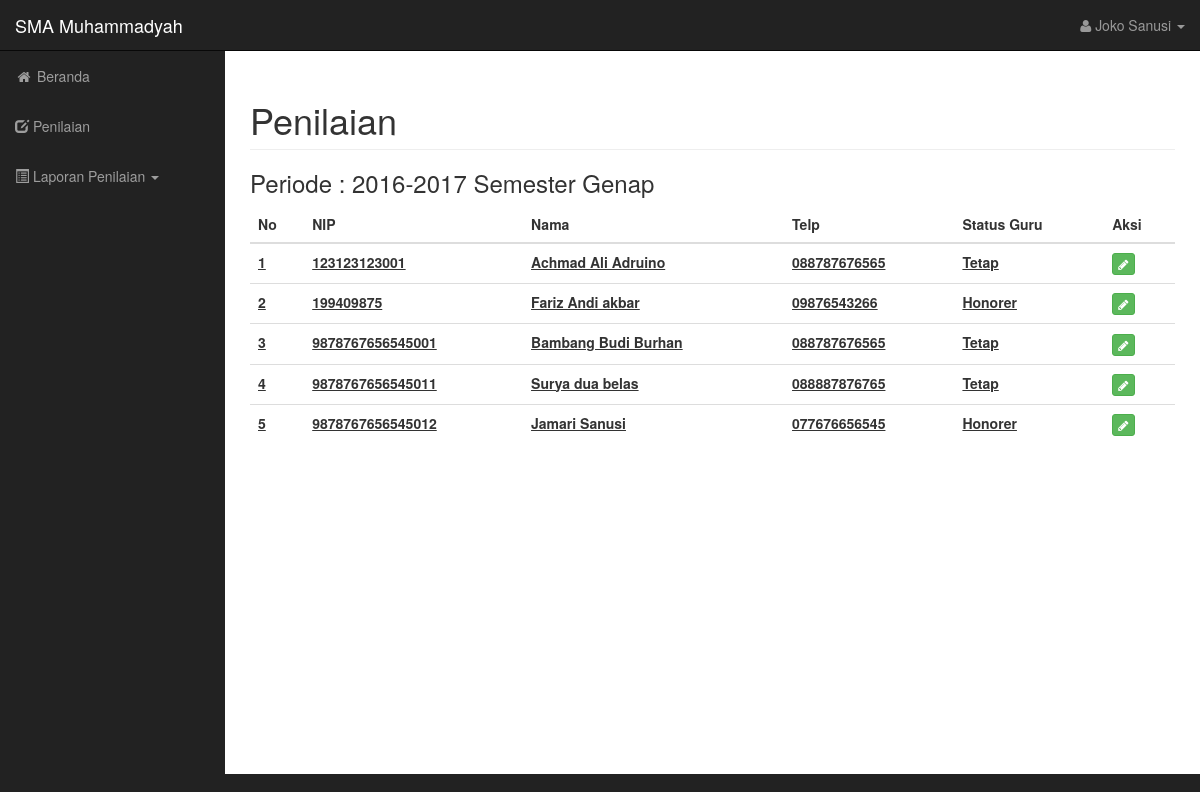
The page /index.php?p=penilaian (signed in) on the database its author committed.
### tables this page shows
CREATE TABLE IF NOT EXISTS `pengguna` (
  `username` varchar(50) NOT NULL,
  `password` varchar(50) DEFAULT NULL,
  `nama` varchar(100) DEFAULT NULL,
  `hak_akses` int(11) DEFAULT NULL COMMENT '1 : Kepala Sekolah; 2 : Wakil Kepala Sekolah; 3 : Tata Usaha',
  PRIMARY KEY (`username`)
);

CREATE TABLE IF NOT EXISTS `periode` (
  `id_periode` int(11) NOT NULL AUTO_INCREMENT,
  `nama_periode` varchar(50) DEFAULT NULL,
  `sts` int(11) DEFAULT '0',
  `batas_waktu` date DEFAULT '0000-00-00',
  PRIMARY KEY (`id_periode`)
);

CREATE TABLE IF NOT EXISTS `data_guru` (
  `nip` varchar(50) NOT NULL,
  `nama_guru` varchar(100) DEFAULT NULL,
  `alamat` text,
  `tgl_lahir` date DEFAULT NULL,
  `jenis_kelamin` char(1) DEFAULT NULL,
  `status_kawin` char(1) DEFAULT NULL,
  `no_telp` varchar(20) DEFAULT NULL,
  `status_guru` varchar(20) DEFAULT NULL,
  `pendidikan_terakhir` varchar(20) DEFAULT NULL,
  PRIMARY KEY (`nip`)
);

### config/koneksi.php (called while the page is built, shortened)
<?php
	function base_url($value='')
	{
		$root = "http://".$_SERVER['HTTP_HOST'];
        $root .= $_SERVER['REQUEST_URI'];
        $root .= $value;
        return  $root;
	}
	function get_user()
	{
		$v = $_SESSION[md5('admin')];
		$data = mysql_query("SELECT * FROM pengguna WHERE username = '$v' ");
		$row = mysql_fetch_array($data);
        return  $row['nama'];
	}
	function get_hak_akses()
	{
		$v = $_SESSION[md5('admin')];
		$data = mysql_query("SELECT * FROM pengguna WHERE username = '$v' ");
		$row = mysql_fetch_array($data);
        return  $row['hak_akses'];
	}
	function get_periode()
	{
		$q = mysql_query("SELECT * FROM periode WHERE sts = 1");
		$row = mysql_fetch_array($q);
		return $row['id_periode'];
	}
	function get_periode_txt()
	{
		$q = mysql_query("SELECT * FROM periode WHERE sts = 1");
		$row = mysql_fetch_array($q);
		return $row['nama_periode'];
	}
	function cek_diisi($nip="")
	{
		$ha = get_hak_akses();
		$idper = get_periode();
		if($ha<3){
			$sql = "SELECT * FROM penilaian a";
			$sql .= " JOIN detail_penilaian b ON a.id_penilaian = b.id_penilaian";
			$sql .= " JOIN pertanyaan c ON b.id_pertanyaan = c.id_pertanyaan";
			$sql .= " JOIN kategori_penilaian_kinerja d ON c.id_kategori = d.id_kategori";
			$sql .= " WHERE a.nip = '$nip' AND d.keterangan = $ha AND a.id_periode = $idper";
			$q = mysql_query($sql);
			if(mysql_num_rows($q)>0){
				$sql2 = "SELECT * FROM kategori_penilaian_kinerja WHERE keterangan = $ha";
				$q2 = mysql_query($sql2);
				$nk = mysql_num_rows($q2);
				$nn = 0;
				while($row=mysql_fetch_array($q2)){
					$idk = $row['id_kategori'];
					$sql3 = "SELECT * FROM penilaian a";
					$sql3 .= " JOIN detail_penilaian b ON a.id_penilaian = b.id_penilaian";
					$sql3 .= " JOIN pertanyaan c ON b.id_pertanyaan = c.id_pertanyaan";
					$sql3 .= " WHERE a.nip = '$nip' AND c.id_kategori = $idk AND a.id_periode = $idper";
					$q3 = mysql_query($sql3);
					if(mysql_num_rows($q3)>0){
						$nn++;
					}
				}
				if($nn>=$nk){
					return true;
				}
			}
			return false;
		}
	}
?>

### pages/penilaian.php (the view, shortened to what this page needs)
<div class="row">
    <div class="col-lg-12">
        <h1 class="page-header">
            Penilaian
        </h1>
        <h3>Periode : <?= get_periode_txt(); ?></h3>
        <div class="row">
            <div class="col-lg-12">
                <div class="table-responsive">
                    <?php if(isset($_GET['id'])):
                        $id = mysql_real_escape_string(htmlspecialchars($_GET['id']));
                        $data = mysql_query("SELECT * FROM data_guru WHERE nip = '$id' ");
                        while ($row = mysql_fetch_array($data)) {
                            $nama_guru      = $row['nama_guru'];
                        }
                    ?>
                    <div class="table-responsive">
                        <h3>Data Guru</h3>
                        <table class="table">
                            <tr><th width="20%">NIP</th><td>: <?= $id; ?></td></tr>
                            <tr><th>Nama</th><td>: <?= $nama_guru; ?></td></tr>
<!--
                            <tr><th>Alamat</th><td>: <?= $alamat; ?></td></tr>
                            <tr><th>Tanggal Lahir</th><td>: <?= date('d M Y', strtotime($tgl_lahir)); ?></td></tr>
                            <tr><th>Jenis Kelamin</th><td>: <?= $jenis_kelamin=='P'?'Pria':'Wanita'; ?></td></tr>
                            <tr><th>Status Kawin</th><td>: <?= $status_kawin=='K'?'Kawin':'Belum Kawin'; ?></td></tr>
                            <tr><th>No Telp</th><td>: <?= $no_telp; ?></td></tr>
                            <tr><th>Pendidikan Terakhir</th><td>: <?= $pendidikan_terakhir; ?></td></tr>
                            <tr><th>Status Guru</th><td>: <?= $status_guru; ?></td></tr>
                             -->
                        </table>
                    </div>
                    <?php if(get_hak_akses()==1 || get_hak_akses()==2){ ?>
                    <div class="table-responsive">
                        <h3>Peryataan</h3>
                        <table class="table table-hover">
                            <thead>
                                <tr>
                                    <th>Kategori</th>
                                    <th>Skor</th>
                                    <th>Aksi</th>
                                </tr>
                            </thead>
                            <tbody>
                            <?php
                                $ket = get_hak_akses();
                                $kat = mysql_query("SELECT * FROM kategori_penilaian_kinerja WHERE keterangan = $ket");
                                while($row = mysql_fetch_array($kat)):
                            ?>
                            <tr>
                                <td><?= $row['nama_kategori']; ?></td>
                                <td><?= get_skore($id, $row['id_kategori']); ?></td>
                                <td><a href="index.php?p=penilaian&kategori=<?= $row['id_kategori']; ?>&nip=<?= $id; ?>" class="btn btn-xs btn-primary"><i class="fa fa-pencil"></i></a></td>
                            </tr>
                            <?php endwhile; ?>
                            </tbody>
                        </table>
                    </div>
                    <?php } ?>
                    <?php if(get_hak_akses()==3){ ?>
                    <div class="table-responsive">
                        <h3>Absensi</h3>
                        <table class="table table-hover">
                            <tbody>
                                <tr>
                                    <th width="10%">Skor</th>
                                    <td>: <?= get_skore_absen($id); ?></td>
                                    <th><button type="button" class="btn btn-xs btn-primary" data-toggle="modal" data-target="#myModal"><i class="fa fa-pencil"></i></button></th>
                                </tr>
                            </tbody>
                        </table>
                    </div>
                    <?php } ?>
                    <?php else: ?>
                    <table class="table table-hover">
                        <thead>
                            <tr>
                                <th>No</th>
                                <th>NIP</th>
                                <th>Nama</th>
                                <th>Telp</th>
                                <th>Status Guru</th>
                                <th>Aksi</th>
                            </tr>
                        </thead>
                        <tbody>
                            <?php
                                $i=1;
                                $data = mysql_query("SELECT * FROM data_guru");
                                while ($row = mysql_fetch_array($data)) {
                            ?>
                            <tr class="<?= (cek_diisi($row['nip']))?'strong-tr':''; ?>">
                                <td><?= $i; ?></td>
                                <td><?= $row['nip']; ?></td>
                                <td><?= $row['nama_guru']; ?></td>
                                <td><?= $row['no_telp']; ?></td>
                                <td><?= $row['status_guru']; ?></td>
                                <td>
                                    <a href="<?= base_url("&id=$row[nip]"); ?>" class="btn btn-success btn-xs" title="Isi Penilaian" data-toggle="tooltip" data-placement="top"><span class="fa fa-pencil"></span></a>
                                </td>
                            </tr>
                            <?php $i++; } ?>
                        </tbody>
                    </table>
                    <?php endif; ?>
                    <div class="spacer"></div>
                </div>
            </div>
        </div>
    </div>
</div>

### index.php (shortened to what this page needs)
<?php require_once('config/koneksi.php');
?>
<!DOCTYPE html>
<html lang="en">
<head>
    <link rel="stylesheet" href="assets/css/bootstrap.min.css">
    <link href="assets/css/font-awesome.css" rel="stylesheet" type="text/css">
    <link href="assets/plugins/summernote/dist/summernote.css" rel="stylesheet" type="text/css">
    <link rel="stylesheet" href="assets/css/bootstrap-datepicker.min.css">
    <link rel="stylesheet" href="assets/css/bootstrap-datetimepicker.min.css">
    <link href="assets/plugins/morrisjs/morris.css" rel="stylesheet">
    <link rel="stylesheet" href="assets/css/sb-admin.css">
</head>
<body>
    <div id="wrapper">
        <nav class="navbar navbar-inverse navbar-fixed-top" role="navigation">
            <div class="navbar-header">
                <a class="navbar-brand" href="index.php">SMA Muhammadyah</a>
            </div>
            <ul class="nav navbar-right top-nav">
                <li class="dropdown">
                    <a href="#" class="dropdown-toggle" data-toggle="dropdown"><i class="fa fa-user"></i> <?= get_user(); ?> <b class="caret"></b></a>
                </li>
            </ul>
            <div class="collapse navbar-collapse navbar-ex1-collapse">
                <ul class="nav navbar-nav side-nav">
                    <li id="home">
                        <a href="index.php"><i class="fa fa-fw fa-home"></i> Beranda</a>
                    </li>
                    <?php if(get_hak_akses()==1 || get_hak_akses()==2 || get_hak_akses()==3){ ?>
                    <li id="penilaian">
                        <a href="index.php?p=penilaian"><i class="glyphicon glyphicon-edit"></i>  Penilaian</a>
                    </li>
                    <li id="lap_penilaian">
                        <a href="javascript:;" data-toggle="collapse" data-target="#men-lap"><i class="glyphicon glyphicon-list-alt"></i>  Laporan Penilaian <b class="caret "></b></a>
                    </li>
                    <?php } ?>
                </ul>
            </div>
        </nav>
        <div id="page-wrapper">
            <div class="container-fluid">
                <?php
                    if(isset($_GET['p'])){
                        $dir = 'pages';
                        $page = $_GET['p'].'.php';
                        $hal = scandir($dir);
                        if(in_array($page, $hal)){
                            include $dir.'/'.$page;
                        }else{
                            echo 'NOT FOUND';
                        }
                    }else{
                        include 'pages/home.php';
                    }
                ?>
            </div>
        </div>
    </div>
</body>
</html>

### assets/css/sb-admin.css (style rules this page uses)
body { margin-top: 100px; background-color: #222; }
@media (min-width:768px) { body { margin-top: 50px; } }
#wrapper { padding-left: 0; }
#page-wrapper { width: 100%; min-height: 550px; padding: 0; background-color: #fff; }
@media (min-width:768px) { #wrapper { padding-left: 225px; } }
@media (min-width:768px) { #page-wrapper { padding: 10px; } }
.top-nav { padding: 0 15px; }
.top-nav>li { display: inline-block; float: left; }
.top-nav>li>a { padding-top: 15px; padding-bottom: 15px; line-height: 20px; color: #999; }
@media (min-width:768px) { .side-nav { position: fixed; top: 51px; left: 225px; width: 225px; margin-left: -225px; border: none; border-radius: 0; overflow-y: auto; background-color: #222; bottom: 0; overflow-x: hidden; padding-bottom: 40px; } }
@media (min-width:768px) { .side-nav>li>a { width: 225px; } }
.spacer { width: 100%; height: 300px; }
.strong-tr>td { font-weight: bold; text-decoration: underline; }

### rows shown on the page
pengguna: nama "Joko Sanusi"
periode: nama_periode "2016-2017 Semester Genap"
data_guru: nip "123123123001", nama_guru "Achmad Ali Adruino", no_telp "088787676565", status_guru "Tetap"
data_guru: nip "199409875", nama_guru "Fariz Andi akbar", no_telp "09876543266", status_guru "Honorer"
data_guru: nip "9878767656545001", nama_guru "Bambang Budi Burhan", no_telp "088787676565", status_guru "Tetap"
data_guru: nip "9878767656545011", nama_guru "Surya dua belas", no_telp "088887876765", status_guru "Tetap"
data_guru: nip "9878767656545012", nama_guru "Jamari Sanusi", no_telp "077676656545", status_guru "Honorer"
